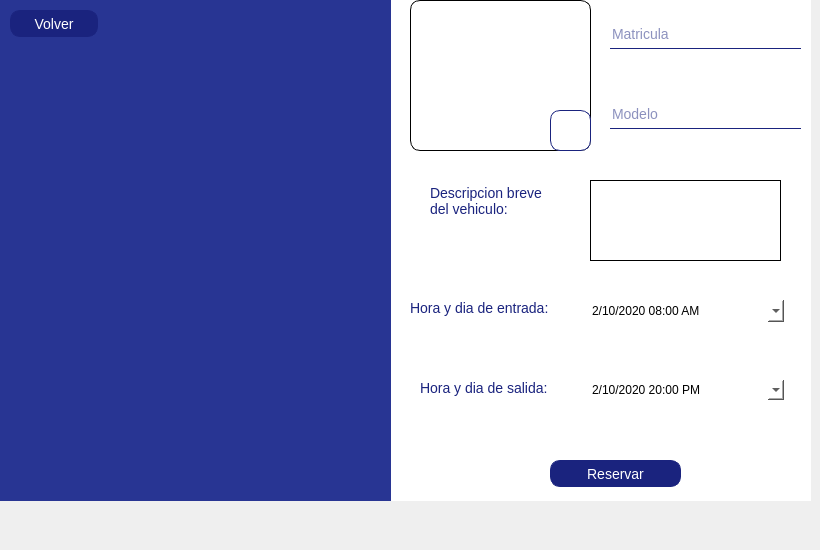
    <widget class="QWidget" name="ReservacionNormal">
     <widget class="QGroupBox" name="groupBox_4">
      <property name="geometry">
       <rect>
        <x>0</x>
        <y>-40</y>
        <width>811</width>
        <height>541</height>
       </rect>
      </property>
      <property name="styleSheet">
       <string notr="true">*{
background-color: transparent;
border: none;
}


QGroupBox{
background-color:white;
border: none;

}

QLineEdit{
color: #1a237e;
border-bottom: 1px solid #1a237e;
border-color: #1a237e;
font-size:14px;
}

QLabel{
color:#1a237e;
background-color: transparent;
font-size:14px

}

QPushButton{
color: white;
background-color: #1a237e;
font-size:14px;
border: 1px solid #1a237e;
border-radius: 10px; 
padding: 2px 4px;
}


</string>
      </property>
      <property name="title">
       <string/>
      </property>
      <property name="checkable">
       <bool>false</bool>
      </property>
      <widget class="QPushButton" name="reservarcajon_2">
       <property name="geometry">
        <rect>
         <x>550</x>
         <y>500</y>
         <width>131</width>
         <height>27</height>
        </rect>
       </property>
       <property name="styleSheet">
        <string notr="true"/>
       </property>
       <property name="text">
        <string>Reservar</string>
       </property>
      </widget>
      <widget class="QLineEdit" name="Modelo">
       <property name="geometry">
        <rect>
         <x>610</x>
         <y>140</y>
         <width>191</width>
         <height>29</height>
        </rect>
       </property>
       <property name="styleSheet">
        <string notr="true"/>
       </property>
       <property name="readOnly">
        <bool>false</bool>
       </property>
       <property name="placeholderText">
        <string>Modelo</string>
       </property>
       <property name="clearButtonEnabled">
        <bool>true</bool>
       </property>
      </widget>
      <widget class="QLineEdit" name="Matricula">
       <property name="geometry">
        <rect>
         <x>610</x>
         <y>60</y>
         <width>191</width>
         <height>29</height>
        </rect>
       </property>
       <property name="styleSheet">
        <string notr="true"/>
       </property>
       <property name="placeholderText">
        <string>Matricula</string>
       </property>
      </widget>
      <widget class="QLabel" name="fotouser_2">
       <property name="geometry">
        <rect>
         <x>410</x>
         <y>40</y>
         <width>181</width>
         <height>151</height>
        </rect>
       </property>
       <property name="styleSheet">
        <string notr="true">border: 1px solid black;
border-radius:10px;</string>
       </property>
       <property name="text">
        <string/>
       </property>
      </widget>
      <widget class="QPushButton" name="autofoto_2">
       <property name="geometry">
        <rect>
         <x>550</x>
         <y>150</y>
         <width>41</width>
         <height>41</height>
        </rect>
       </property>
       <property name="styleSheet">
        <string notr="true">QPushButton{
	border-image: url(:/Imagenes/camara.png);
    background-color: white;
    width: 36px;
    height: 36px;
}</string>
       </property>
       <property name="text">
        <string/>
       </property>
      </widget>
      <widget class="QDateTimeEdit" name="inicio">
       <property name="geometry">
        <rect>
         <x>590</x>
         <y>340</y>
         <width>194</width>
         <height>22</height>
        </rect>
       </property>
       <property name="styleSheet">
        <string notr="true">color: rgb(0, 0, 0);
background-color: rgb(255, 255, 255);</string>
       </property>
       <property name="dateTime">
        <datetime>
         <hour>8</hour>
         <minute>0</minute>
         <second>0</second>
         <year>2020</year>
         <month>10</month>
         <day>2</day>
        </datetime>
       </property>
       <property name="time">
        <time>
         <hour>8</hour>
         <minute>0</minute>
         <second>0</second>
        </time>
       </property>
       <property name="maximumDateTime">
        <datetime>
         <hour>19</hour>
         <minute>0</minute>
         <second>0</second>
         <year>2022</year>
         <month>12</month>
         <day>31</day>
        </datetime>
       </property>
       <property name="maximumDate">
        <date>
         <year>2022</year>
         <month>12</month>
         <day>31</day>
        </date>
       </property>
       <property name="minimumTime">
        <time>
         <hour>8</hour>
         <minute>0</minute>
         <second>0</second>
        </time>
       </property>
       <property name="displayFormat">
        <string>d/M/yyyy HH:mm AP</string>
       </property>
       <property name="calendarPopup">
        <bool>true</bool>
       </property>
       <property name="timeSpec">
        <enum>Qt::LocalTime</enum>
       </property>
      </widget>
      <widget class="QDateTimeEdit" name="fin">
       <property name="geometry">
        <rect>
         <x>590</x>
         <y>420</y>
         <width>194</width>
         <height>20</height>
        </rect>
       </property>
       <property name="styleSheet">
        <string notr="true">color: rgb(0, 0, 0);
background-color: rgb(255, 255, 255);</string>
       </property>
       <property name="dateTime">
        <datetime>
         <hour>20</hour>
         <minute>0</minute>
         <second>0</second>
         <year>2020</year>
         <month>10</month>
         <day>2</day>
        </datetime>
       </property>
       <property name="time">
        <time>
         <hour>20</hour>
         <minute>0</minute>
         <second>0</second>
        </time>
       </property>
       <property name="maximumDateTime">
        <datetime>
         <hour>19</hour>
         <minute>0</minute>
         <second>0</second>
         <year>2022</year>
         <month>12</month>
         <day>31</day>
        </datetime>
       </property>
       <property name="maximumDate">
        <date>
         <year>2022</year>
         <month>12</month>
         <day>31</day>
        </date>
       </property>
       <property name="minimumTime">
        <time>
         <hour>8</hour>
         <minute>0</minute>
         <second>0</second>
        </time>
       </property>
       <property name="currentSection">
        <enum>QDateTimeEdit::DaySection</enum>
       </property>
       <property name="displayFormat">
        <string>d/M/yyyy HH:mm AP</string>
       </property>
       <property name="calendarPopup">
        <bool>true</bool>
       </property>
       <property name="timeSpec">
        <enum>Qt::LocalTime</enum>
       </property>
      </widget>
      <widget class="QPlainTextEdit" name="descripcion">
       <property name="geometry">
        <rect>
         <x>590</x>
         <y>220</y>
         <width>191</width>
         <height>81</height>
        </rect>
       </property>
       <property name="styleSheet">
        <string notr="true">border: 1px solid black;</string>
       </property>
       <property name="plainText">
        <string/>
       </property>
      </widget>
      <widget class="QLabel" name="label_Registro_4">
       <property name="geometry">
        <rect>
         <x>-10</x>
         <y>20</y>
         <width>401</width>
         <height>521</height>
        </rect>
       </property>
       <property name="styleSheet">
        <string notr="true">background-color: rgb(40, 53, 147);</string>
       </property>
       <property name="text">
        <string/>
       </property>
      </widget>
      <widget class="QLabel" name="label_7">
       <property name="geometry">
        <rect>
         <x>410</x>
         <y>340</y>
         <width>151</width>
         <height>16</height>
        </rect>
       </property>
       <property name="text">
        <string>Hora y dia de entrada:</string>
       </property>
      </widget>
      <widget class="QLabel" name="label_11">
       <property name="geometry">
        <rect>
         <x>420</x>
         <y>420</y>
         <width>151</width>
         <height>16</height>
        </rect>
       </property>
       <property name="text">
        <string>Hora y dia de salida:</string>
       </property>
      </widget>
      <widget class="QLabel" name="label_12">
       <property name="geometry">
        <rect>
         <x>430</x>
         <y>220</y>
         <width>131</width>
         <height>41</height>
        </rect>
       </property>
       <property name="text">
        <string>Descripcion breve 
del vehiculo: </string>
       </property>
      </widget>
      <widget class="QPushButton" name="regresar_5">
       <property name="geometry">
        <rect>
         <x>10</x>
         <y>50</y>
         <width>88</width>
         <height>27</height>
        </rect>
       </property>
       <property name="styleSheet">
        <string notr="true"/>
       </property>
       <property name="text">
        <string>Volver</string>
       </property>
      </widget>
      <widget class="QGroupBox" name="groupBox_21">
       <property name="geometry">
        <rect>
         <x>50</x>
         <y>150</y>
         <width>291</width>
         <height>271</height>
        </rect>
       </property>
       <property name="styleSheet">
        <string notr="true">border-image: url(:/Imagenes/reserva.png);
background-color:transparent;</string>
       </property>
       <property name="title">
        <string/>
       </property>
      </widget>
     </widget>
    </widget>
